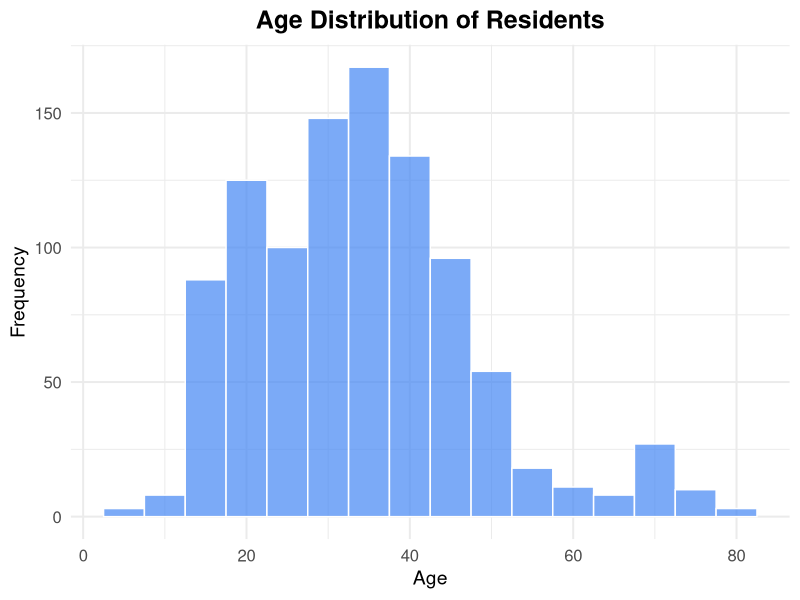
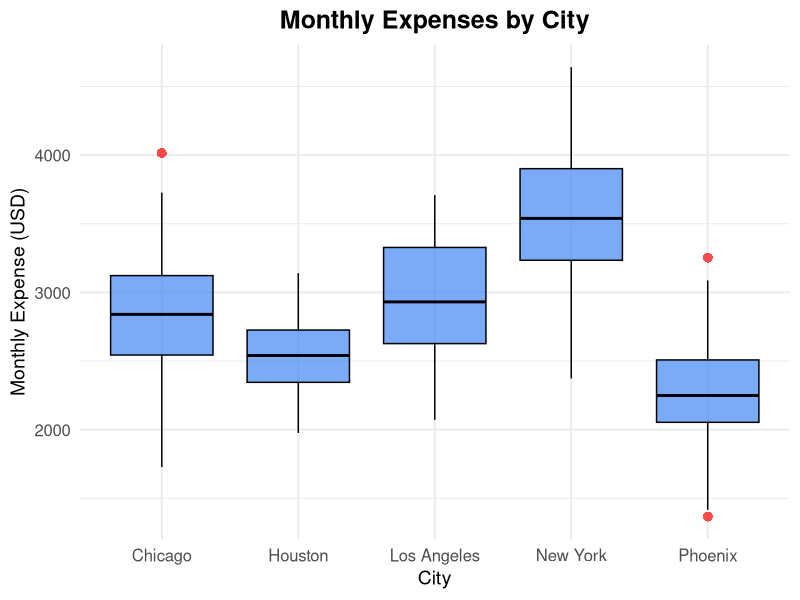
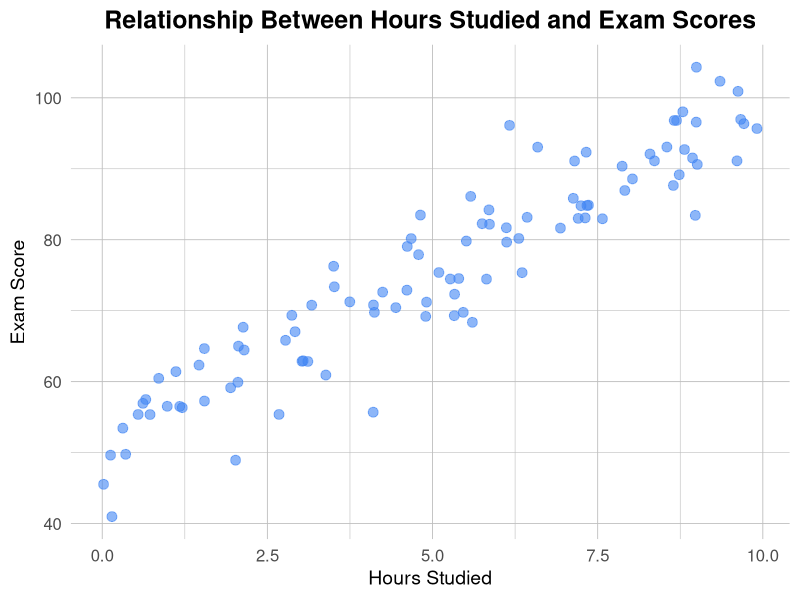
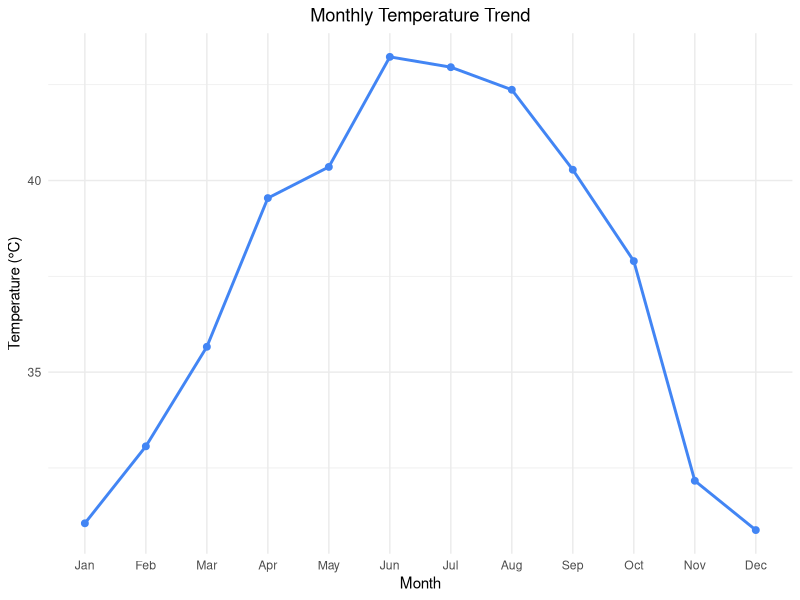
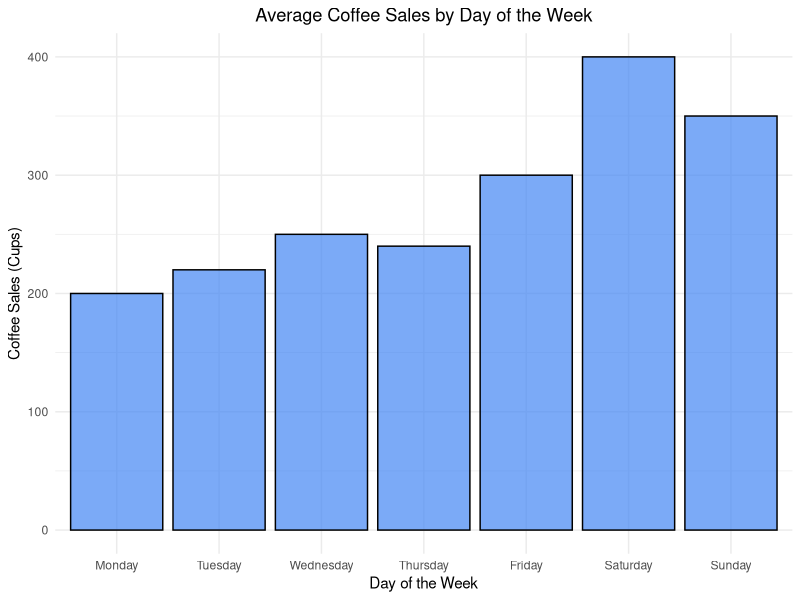
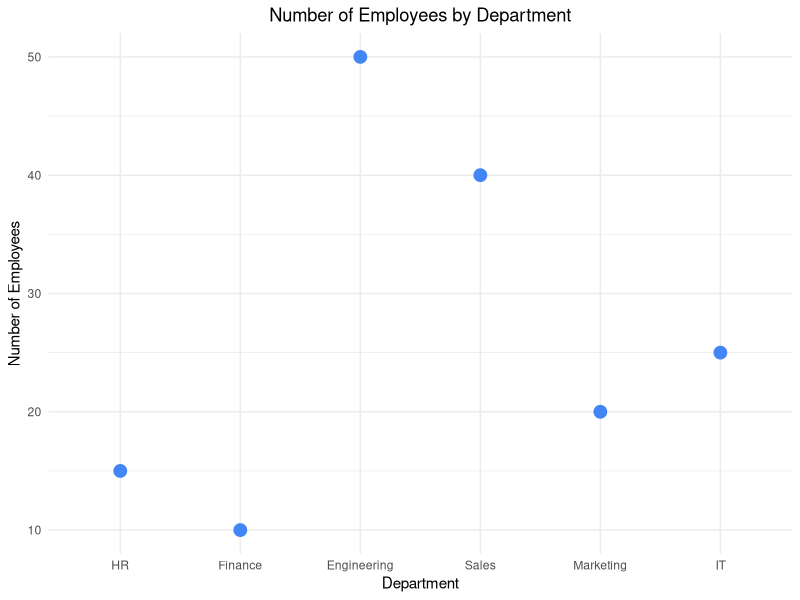
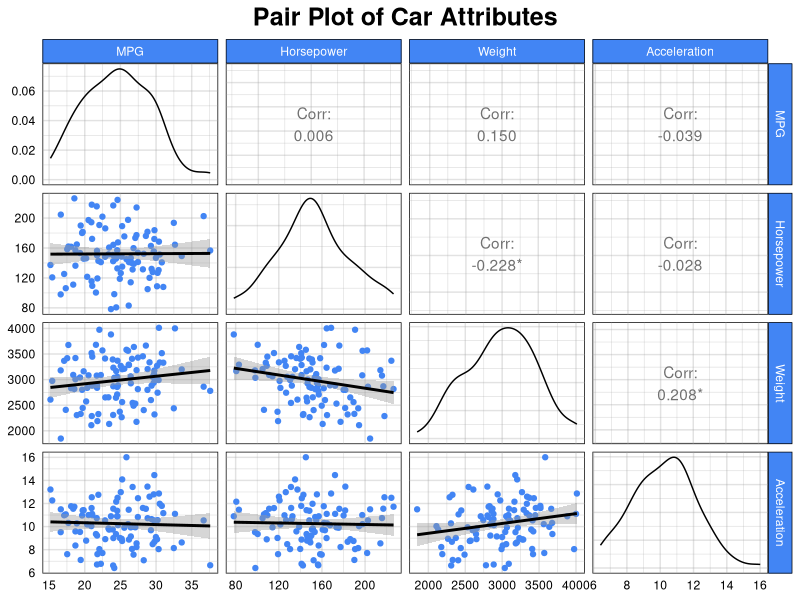
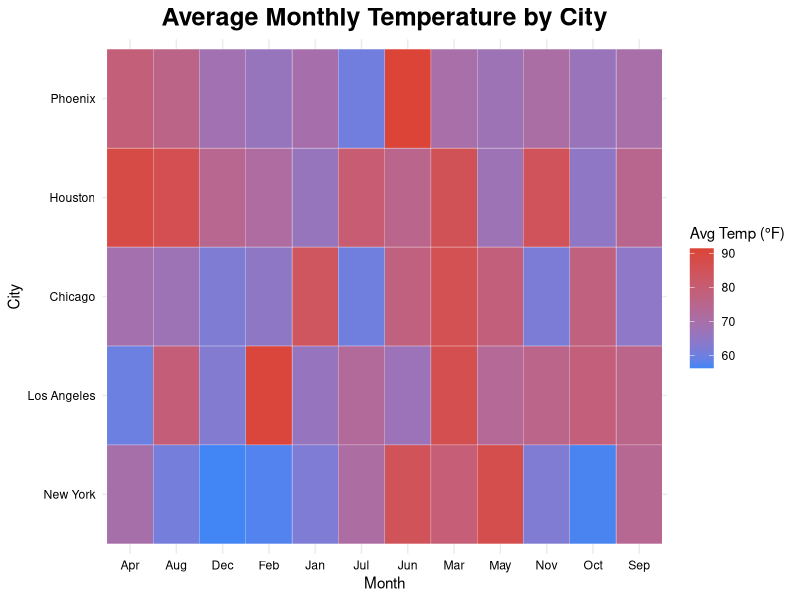

Reproduce these figures in R, in order.
# Load required packages
library(dplyr)
library(tidyr)
library(ggplot2)
library(GGally)

library(RColorBrewer)


# ---------------------------------------------


# Set seed for reproducibility
set.seed(32)


# ---------------------------------------------


# 1. Histogram Dataset: Ages of residents in a city
ages_in_city <- data.frame(
  Age = c(
    rnorm(800, mean = 35, sd = 10), # Working-age adults
    rnorm(150, mean = 18, sd = 2),  # Teenagers
    rnorm(50, mean = 70, sd = 5)    # Seniors
  ) %>%
    round() %>%
    pmax(0) %>%  # Ensure ages are non-negative
    pmin(100)    # Cap at 100 for realistic age range
)


# Create histogram with Google Blue color
ggplot(ages_in_city, aes(x = Age)) +
  geom_histogram(
    binwidth = 5,
    fill = "#4285F4",      # Google Blue color
    color = "white",       # Lighter border for contrast
    alpha = 0.7            # Semi-transparent fill for a smooth visual effect
  ) +
  labs(
    title = "Age Distribution of Residents",
    x = "Age",
    y = "Frequency"
  ) +
  theme_minimal(base_size = 15) +  # Set base font size for better readability
  theme(
    plot.title = element_text(hjust = 0.5, size = 18, face = "bold"),  # Center and bold title
    axis.title = element_text(size = 14),  # Make axis titles more prominent
    axis.text = element_text(size = 12)   # Adjust axis labels font size
  )


# ---------------------------------------------


# 2. Box Plot Dataset: Monthly expenses in different cities
set.seed(456)
monthly_expenses <- data.frame(
  City = rep(c("New York", "Los Angeles", "Chicago", "Houston", "Phoenix"), each = 100),
  Expense = c(
    rnorm(100, mean = 3500, sd = 500), # New York
    rnorm(100, mean = 3000, sd = 400), # Los Angeles
    rnorm(100, mean = 2800, sd = 450), # Chicago
    rnorm(100, mean = 2500, sd = 300), # Houston
    rnorm(100, mean = 2200, sd = 350)  # Phoenix
  ) %>%
    round()
)


# Create box plot with Google Blue color
ggplot(monthly_expenses, aes(x = City, y = Expense)) +
  geom_boxplot(
    fill = "#4285F4",           # Google Blue color for the fill
    color = "black",            # Black border for contrast
    outlier.color = "red",   # Outliers in yellow for visibility
    alpha = 0.7,                # Slight transparency for smooth effect
    outlier.shape = 16,         # Outlier points as circles
    outlier.size = 3            # Adjust size of outlier points
  ) +
  labs(
    title = "Monthly Expenses by City",
    x = "City",
    y = "Monthly Expense (USD)"
  ) +
  theme_minimal(base_size = 15) +  # Set base font size for better readability
  theme(
    plot.title = element_text(hjust = 0.5, size = 18, face = "bold"),  # Center and bold title
    axis.title = element_text(size = 14),  # Make axis titles more prominent
    axis.text = element_text(size = 12)    # Adjust axis labels font size
  )


# ---------------------------------------------


# 3. Scatter Plot Dataset: Relationship between hours studied and exam scores

# Generate hours studied
hours_studied <- runif(100, min = 0, max = 10)  # Hours studied: 0 to 10

# Generate exam scores based on a linear relationship with noise
exam_score <- 50 + 5 * hours_studied + rnorm(100, sd = 5)

# Create data frame
scatter_data <- data.frame(
  Hours_Studied = hours_studied,
  Exam_Score = exam_score
)

# Create scatter plot with Google Green color and attractive styling
ggplot(scatter_data, aes(x = Hours_Studied, y = Exam_Score)) +
  geom_point(
    color = "#4285F4",    # Google Green color for the points
    size = 3,             # Larger point size for better visibility
    alpha = 0.6           # Slight transparency to avoid overlap
  ) +
  labs(
    title = "Relationship Between Hours Studied and Exam Scores",
    x = "Hours Studied",
    y = "Exam Score"
  ) +
  theme_minimal(base_size = 15) +  # Set base font size for readability
  theme(
    plot.title = element_text(hjust = 0.5, size = 18, face = "bold"),  # Center and bold title
    axis.title = element_text(size = 14),  # Make axis titles more prominent
    axis.text = element_text(size = 12),   # Adjust axis labels font size
    panel.grid.major = element_line(color = "grey", size = 0.3),  # Add light grid lines for clarity
    panel.grid.minor = element_line(color = "grey", size = 0.2)   # Minor grid lines for subtle detail
  )


# ---------------------------------------------


# 4. Line Plot Dataset: Monthly temperature of a city over a year
months <- factor(month.abb, levels = month.abb)
line_data <- data.frame(
  Month = months,
  Temperature = c(30, 32, 35, 38, 40, 42, 43, 42, 40, 37, 33, 30) + rnorm(12, sd = 1) # Simulated monthly temperature
)


# Create line plot with Google Green color
ggplot(line_data, aes(x = Month, y = Temperature, group = 1)) +
  geom_line(color = "#4285F4", size = 1) +   # Google Green for the line
  geom_point(color = "#4285F4", size = 2) +   # Google Green for the points
  labs(
    title = "Monthly Temperature Trend",
    x = "Month",
    y = "Temperature (°C)"
  ) +
  theme_minimal() +  # Clean, minimalistic theme
  theme(
    plot.title = element_text(hjust = 0.5)  # Center the plot title
  )

# ---------------------------------------------


# 5. Bar Plot Dataset: Average coffee sales by day of the week
bar_data <- data.frame(
  Day = factor(c("Monday", "Tuesday", "Wednesday", "Thursday", "Friday", "Saturday", "Sunday"),
               levels = c("Monday", "Tuesday", "Wednesday", "Thursday", "Friday", "Saturday", "Sunday")),
  Coffee_Sales = c(200, 220, 250, 240, 300, 400, 350) # Average coffee sales
)


# Create bar plot with Google Green color
ggplot(bar_data, aes(x = Day, y = Coffee_Sales)) +
  geom_bar(stat = "identity",
           fill = "#4285F4",
           color = "black",
           alpha = 0.7) +  # Google Green for the bars
  labs(
    title = "Average Coffee Sales by Day of the Week",
    x = "Day of the Week",
    y = "Coffee Sales (Cups)"
  ) +
  theme_minimal() +  # Clean, minimalistic theme
  theme(
    plot.title = element_text(hjust = 0.5)  # Center the plot title
  )

# ---------------------------------------------


# 6. Dot Plot Dataset: Number of employees in each department
dot_data <- data.frame(
  Department = factor(c("HR", "Finance", "Engineering", "Sales", "Marketing", "IT"),
                      levels = c("HR", "Finance", "Engineering", "Sales", "Marketing", "IT")),
  Employees = c(15, 10, 50, 40, 20, 25) # Number of employees in each department
)


# Create dot plot with Google Green color
ggplot(dot_data, aes(x = Department, y = Employees)) +
  geom_point(color = "#4285F4", size = 4) +  # Google Green for the dots
  labs(
    title = "Number of Employees by Department",
    x = "Department",
    y = "Number of Employees"
  ) +
  theme_minimal() +  # Clean, minimalistic theme
  theme(
    plot.title = element_text(hjust = 0.5)  # Center the plot title
  )


# ---------------------------------------------


# 7. Pair Plot Dataset: Car attributes (mpg, horsepower, weight, and acceleration)
pair_plot_data <- data.frame(
  MPG = rnorm(100, mean = 25, sd = 5),             # Miles per gallon
  Horsepower = rnorm(100, mean = 150, sd = 30),    # Horsepower
  Weight = rnorm(100, mean = 3000, sd = 500),      # Weight in pounds
  Acceleration = rnorm(100, mean = 10, sd = 2)     # Acceleration (0-60 in seconds)
)


# Create pair plot
ggpairs(
  pair_plot_data,
  title = "Pair Plot of Car Attributes",
  diag = list(continuous = "densityDiag"),  # Density plots on the diagonal
  upper = list(continuous = "cor"),        # Correlation coefficients on the upper triangle
  lower = list(continuous = wrap("smooth", color = "#4285F4"))  # Google Blue for smooth lines in the lower triangle
) +
  theme_minimal() +
  theme(
    # Customize grid and background with Google Grey
    panel.grid.major = element_line(color = scales::alpha("#9E9E9E", 0.3), size = 0.5),  # Transparent major grid lines
    panel.grid.minor = element_line(color = scales::alpha("#9E9E9E", 0.3), size = 0.25),  # Transparent minor grid lines
    panel.background = element_rect(fill = "white"),   # Google Grey background for panels
    
    # Customize the color of dots and lines with Google Blue
    strip.background = element_rect(fill = "#4285F4"),  # Google Blue for strip background
    strip.text = element_text(color = "white"),          # White text on strip labels
    axis.text = element_text(color = "black"),         # Google Blue for axis text
    
    # Center title and apply styling
    plot.title = element_text(hjust = 0.5, size = 18, face = "bold", color = "black")  # Google Blue centered title
  )


# ---------------------------------------------


# 8. Heatmap Dataset: Average temperature by city and month
cities <- c("New York", "Los Angeles", "Chicago", "Houston", "Phoenix")
months <- month.abb
heatmap_data <- expand.grid(
  City = cities,
  Month = months
) %>%
  mutate(
    Avg_Temperature = round(rnorm(n(), mean = 70, sd = 10), 1) # Randomized temperature values
  ) %>%
  tidyr::pivot_wider(names_from = Month, values_from = Avg_Temperature)



# Transform heatmap_data back to long format for plotting
heatmap_long <- heatmap_data %>%
  pivot_longer(
    cols = -City,
    names_to = "Month",
    values_to = "Avg_Temperature"
  )


# Create heatmap with Google Blue and Google Red
ggplot(heatmap_long, aes(x = Month, y = City, fill = Avg_Temperature)) +
  geom_tile(color = "white") +
  scale_fill_gradient(low = "#4285F4", high = "#DB4437") +  # Google Blue for low and Google Red for high
  labs(
    title = "Average Monthly Temperature by City",
    x = "Month",
    y = "City",
    fill = "Avg Temp (°F)"
  ) +
  theme_minimal() +
  theme(
    plot.title = element_text(hjust = 0.5, size = 18, face = "bold", color = "black"),  # Google Blue title
    axis.text = element_text(color = "black"),  # Google Blue for axis text
    axis.title = element_text(color = "black")  # Google Blue for axis title
  )


# ---------------------------------------------


# 9. Parallel Coordinates Plot Dataset: Student performance in subjects (4 students)
parallel_coords_data <- data.frame(
  Student_ID = paste0("S", 1:4),  # Reduced to 4 students
  Math = round(rnorm(4, mean = 75, sd = 10)),
  English = round(rnorm(4, mean = 70, sd = 15)),
  Science = round(rnorm(4, mean = 80, sd = 12)),
  History = round(rnorm(4, mean = 65, sd = 18))
)

# Generate a color palette with Google colors (4 colors for 4 students)
google_colors <- c(
  "#4285F4",  # Google Blue
  "#34A853",  # Google Green
  "#FBBC05",  # Google Yellow
  "#EA4335"   # Google Red
)

# Reshape data to long format for parallel coordinates
parallel_long <- parallel_coords_data %>%
  pivot_longer(
    cols = -Student_ID,
    names_to = "Subject",
    values_to = "Score"
  )


# Create parallel coordinates plot with Google color palette for 4 students
ggparcoord(
  data = parallel_coords_data,
  columns = 2:5,  # Columns representing subjects
  groupColumn = 1,  # Optional: Student_ID for grouping
  scale = "uniminmax",  # Scale values between 0 and 1
  mapping = aes(color = factor(Student_ID))  # Assign a unique color for each student
) +
  scale_color_manual(values = google_colors) +
  labs(
    title = "Parallel Coordinates Plot of Student Performance",
    x = "Subjects",
    y = "Normalized Scores"
  ) +
  theme_minimal() +
  theme(
    axis.text.x = element_text(angle = 45, hjust = 1),
    plot.title = element_text(hjust = 0.5, color = "black", size = 18, face = "bold")  # Centered title in black
  )


# ---------------------------------------------


# 10. Pie Chart Dataset: Time spent by employees on different work tasks
tasks <- c("Meetings", "Emails", "Coding", "Research", "Documentation", "Collaboration", "Admin", "Breaks")
time_spent <- c(2, 1.5, 4, 1, 1, 1.5, 0.5, 2)  # Time in hours

pie_chart_data <- data.frame(
  Task = tasks,
  Time_Spent = time_spent  # Time spent in hours
)

# Google color palette for 8 categories
google_colors <- c(
  "#4285F4",  # Google Blue
  "#34A853",  # Google Green
  "#FBBC05",  # Google Yellow
  "#EA4335",  # Google Red
  "#FF6D01",  # Custom Orange (for balance)
  "#9C27B0",  # Purple
  "#607D8B",  # Blue Grey
  "#00BCD4"   # Cyan
)

# Create pie chart with Google color palette
ggplot(pie_chart_data, aes(x = "", y = Time_Spent, fill = Task)) +
  geom_bar(stat = "identity", width = 1) +
  coord_polar(theta = "y") +  # Converts the bar chart to a pie chart
  labs(title = "Time Spent by Employees on Different Work Tasks (in hours)") +
  theme_void() +  # Removes unnecessary background grid lines
  scale_fill_manual(values = google_colors) +  # Apply Google color palette
  theme(
    plot.title = element_text(hjust = 0.5, size = 14, face = "bold")  # Center the title
  )

# Create bar chart with Google color palette, arranged from high to low
ggplot(pie_chart_data, aes(x = reorder(Task, -Time_Spent), y = Time_Spent, fill = Task)) +
  geom_bar(stat = "identity") +
  labs(title = "Time Spent by Employees on Different Work Tasks (in hours)") +
  scale_fill_manual(values = google_colors) +  # Apply Google color palette
  theme_minimal() +
  theme(
    plot.title = element_text(hjust = 0.5, size = 14, face = "bold"),  # Center the title
    axis.text.x = element_text(angle = 45, hjust = 1)  # Rotate x-axis labels for clarity
  )


# ---------------------------------------------


# Create dataset: Employee Performance, Satisfaction, and Department
employee_data <- data.frame(
  Employee_ID = 1:100,
  Performance_Score = rnorm(100, mean = 75, sd = 10),  # Performance score out of 100
  Satisfaction_Score = rnorm(100, mean = 65, sd = 15),  # Satisfaction score out of 100
  Department = sample(c("Sales", "Marketing", "Engineering", "HR", "Finance"), 100, replace = TRUE),
  Age = sample(22:60, 100, replace = TRUE)  # Age of employees
)

# Google color palette for 5 departments
google_colors <- c(
  "Sales" = "#4285F4",  # Google Blue
  "Marketing" = "#34A853",  # Google Green
  "Engineering" = "#FBBC05",  # Google Yellow
  "HR" = "#EA4335",  # Google Red
  "Finance" = "#00BCD4"  # Google Cyan
)

# 1. Scatter plot with Color (Department)
ggplot(employee_data, aes(x = Performance_Score, y = Satisfaction_Score, color = Department)) +
  geom_point() +
  scale_color_manual(values = google_colors) +
  labs(title = "Employee Performance vs Satisfaction (Colored by Department)") +
  theme_minimal()

# 2. Scatter plot with Size (Age)
ggplot(employee_data, aes(x = Performance_Score, y = Satisfaction_Score, size = Age)) +
  geom_point(color = "#4285F4") +  # Google Blue as default
  labs(title = "Employee Performance vs Satisfaction (Sized by Age)") +
  theme_minimal()

# 3. Scatter plot with Transparency (Satisfaction Score)
ggplot(employee_data, aes(x = Performance_Score, y = Satisfaction_Score, alpha = Satisfaction_Score)) +
  geom_point(color = "#4285F4") +  # Google Blue as default
  labs(title = "Employee Performance vs Satisfaction (With Transparency)") +
  scale_alpha_continuous(range = c(0.3, 1)) +  # Set transparency range
  theme_minimal()

# 4. Scatter plot with Shape (Department)
ggplot(employee_data, aes(x = Performance_Score, y = Satisfaction_Score, shape = Department)) +
  geom_point(color = "#4285F4") +  # Google Blue as default
  scale_shape_manual(values = c(16, 17, 18, 19, 20)) +  # Custom shapes for departments
  labs(title = "Employee Performance vs Satisfaction (Different Shapes for Department)") +
  theme_minimal()
